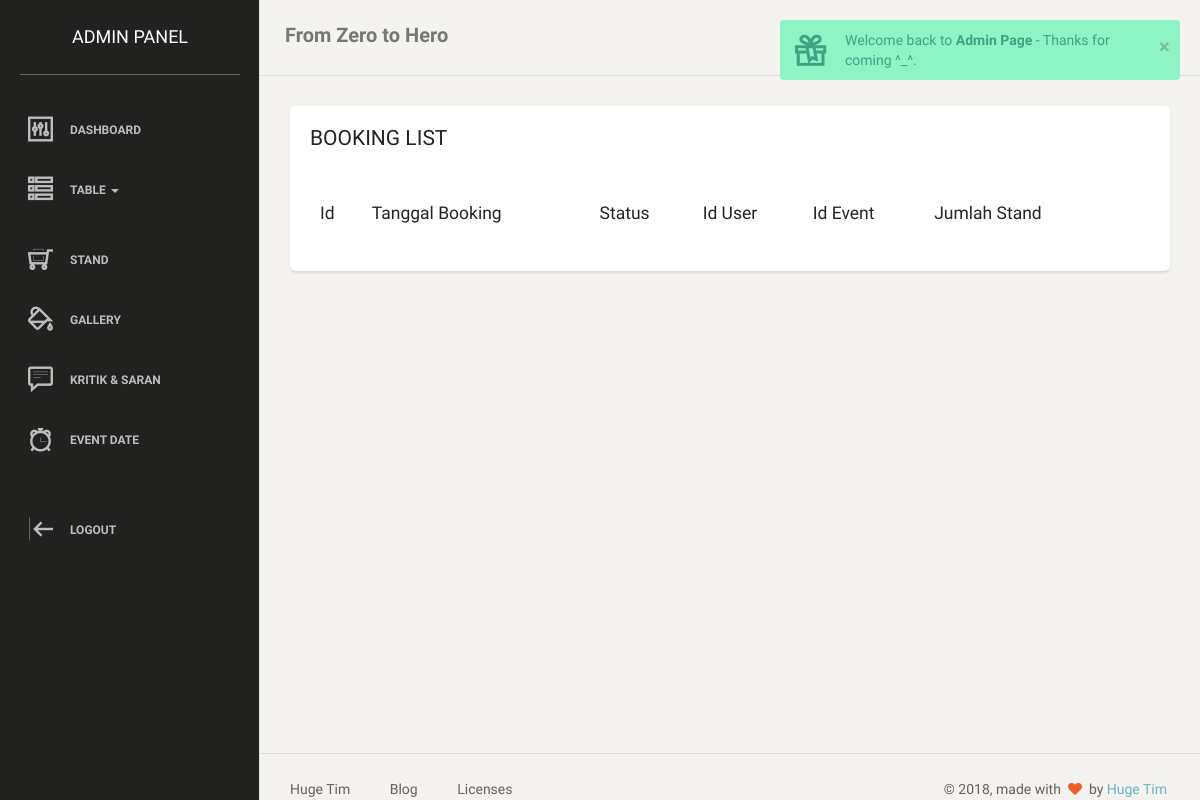
Page /admin/home.php?home=booking (signed in) on the earlier database version.
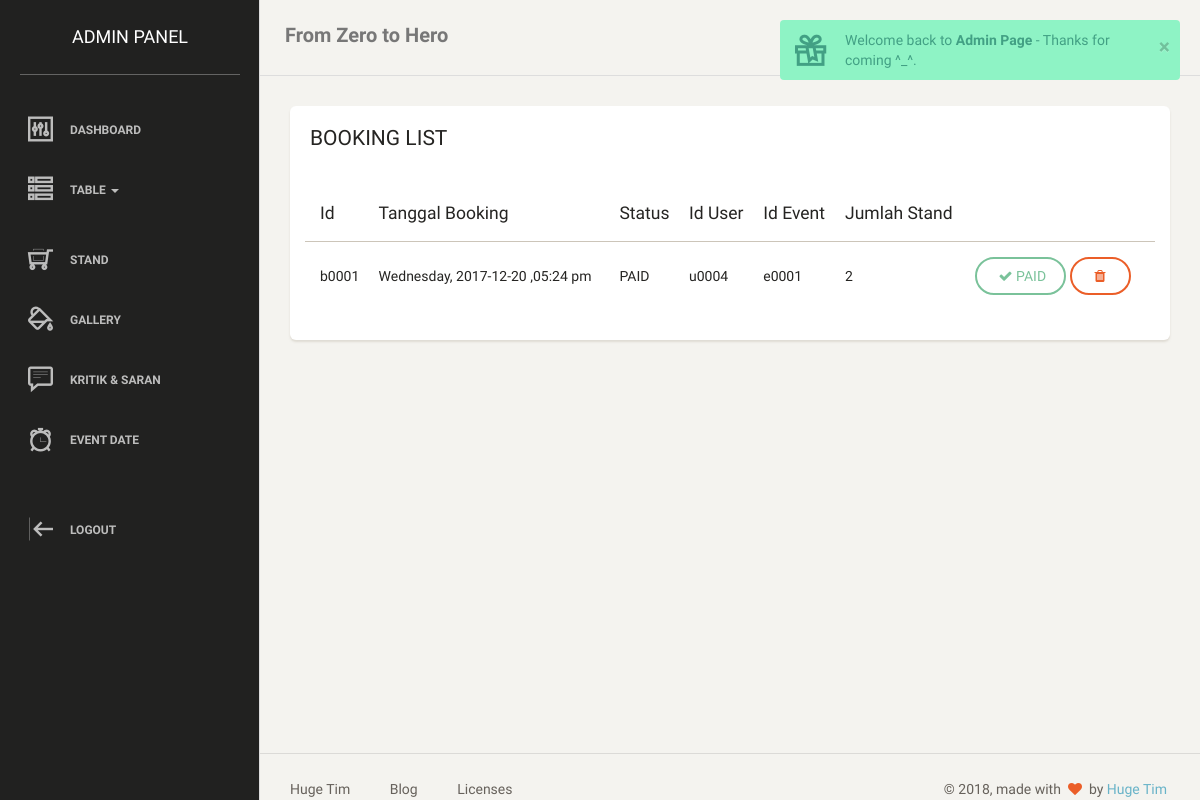
Same page on the later database version.
### tables this page shows
CREATE TABLE IF NOT EXISTS `booking` (
  `id_booking` varchar(5) NOT NULL,
  `date_booking` varchar(50) NOT NULL,
  `status` varchar(10) NOT NULL,
  `id_user` varchar(5) NOT NULL,
  `id_event` varchar(5) NOT NULL,
  `jumlah_stand` int(2) NOT NULL,
  PRIMARY KEY (`id_booking`),
  KEY `id_stand` (`jumlah_stand`),
  KEY `id_event` (`id_event`),
  KEY `id_user` (`id_user`)
);

### admin/menu/booking.php (the view)
<?php
include "./koneksi.php";
?>
<div class="row">
  <div class="col-md-12">
      <div class="card">
          <div class="header">
              <h4 class="title">BOOKING LIST</h4>
              <br>
          </div>
          <div class="content table-responsive">
              <table class="table table-striped" id="tabel_data">
                  <thead>
                    <th>Id</th>
                    <th>Tanggal Booking</th>
                    <th>Status</th>
                    <th>Id User</th>
                    <th>Id Event</th>
                    <th>Jumlah Stand</th>
                    <th></th>
                  </thead>
                  <tbody>
                      <?php
                         $query = mysqli_query($connect,"SELECT * FROM `booking`");
                         while($data = mysqli_fetch_array($query)){
                      ?>
                      <tr>
                        <td><?php echo $data['id_booking']?></td>
                        <td><?php echo $data['date_booking']?></td>
                        <td><?php echo $data['status']?></td>
                        <td><?php echo $data['id_user']?></td>
                        <td><?php echo $data['id_event']?></td>
                        <td><?php echo $data['jumlah_stand']?></td>
                        <td>
                          <a onclick="if(confirm('Apakah anda yakin ingin Mengupdate data ini ??'))
                          { location.href='menu/proseseditbooking.php?id=<?php echo $data['id_booking'];?>' }" class="btn btn-success">
                          <i class="fa fa-check"></i>PAID</a>
                          <a onclick="if(confirm('Apakah anda yakin ingin menghapus data ini ??'))
                          { location.href='menu/deletebooking.php?id=<?php echo $data['id_booking'];?>' }" class="btn btn-danger">
                          <i class="fa fa-trash"></i></a>
                        </td>
                      </tr>
                      <?php } ?>
                  </tbody>
              </table>
          </div>
      </div>
  </div>
</div>

Differences in the rows shown:
added booking: id_booking "b0001", date_booking "Wednesday, 2017-12-20 ,05:24 pm", status "PAID", id_user "u0004", id_event "e0001", jumlah_stand "2"
